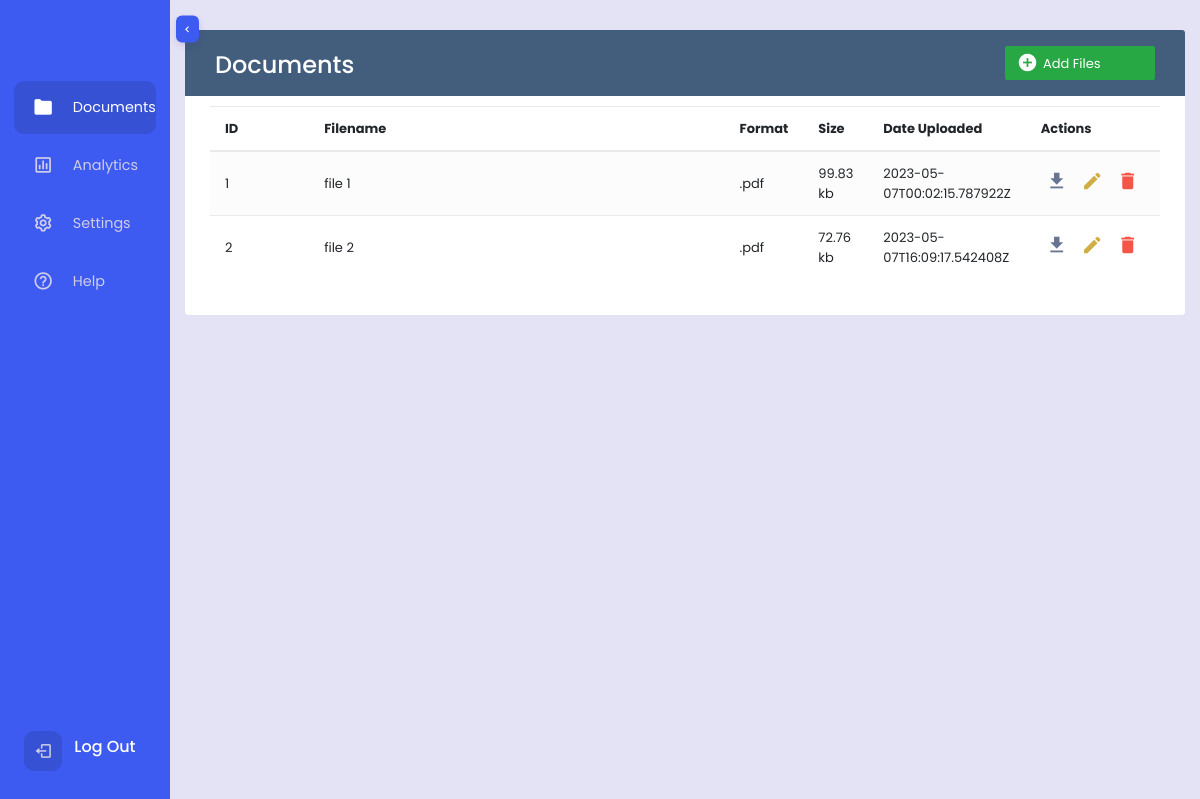
Page /dashboard/ (signed in) on the committed database.
### api/models.py (models this page shows)
class Document(models.Model):
    user_id = models.ForeignKey(
        settings.AUTH_USER_MODEL, related_name="document",
        on_delete=models.CASCADE,
        null=False,
        blank=False)
    url = models.CharField(
        max_length=255,
        null=True,
        blank=True
    )
    file_name = models.CharField(
        max_length=255,
        null=True,
        blank=True
    )
    file_size = models.PositiveIntegerField(
        null=True,
        blank=True
    )
    file_type = models.CharField(
        max_length=50
    )
    file_path = models.FileField(
        upload_to='documents/'
    )
    created_at = models.DateTimeField(
        auto_now_add=True,
        editable=False,
    )
    updated_at = models.DateTimeField(
        auto_now=True,
    )
    topic = models.CharField(
        max_length=255
    )
    summary = models.TextField()

### api/views.py (the view, shortened to what this page needs)
# urls.py: path('dashboard/', DocumentsView.as_view(), name='home'),
class DocumentsView(APIView):
    permission_classes = [IsAuthenticated]
    def get(self, request):
        documents = Document.objects.filter(user_id=request.user)
        payload = DocumentSerializer(documents, many=True).data
        return render(request, 'upload.html', context={'files': payload})

### api/serializers.py (called while the page is built)
    def get_file_size(self, obj):
        x = obj.file_size
        y = 512000
        if x < y:
            value = round(x/1000, 2)
            ext = ' kb'
        elif x < y*1000:
            value = round(x/1000000, 2)
            ext = ' Mb'
        else:
            value = round(x/1000000000, 2)
            ext = ' Gb'
        return str(value)+ext

### authentication/midleware.py (called while the page is built)
    def __call__(self, request):
        current_time = datetime.now()
        if request.user.is_authenticated:
            last_activity = request.session.get('last_activity')
            if last_activity:
                last_activity_time = datetime.strptime(last_activity, '%Y-%m-%d %H:%M:%S.%f')
                idle_time = current_time - last_activity_time
                if idle_time > timedelta(seconds=settings.SESSION_COOKIE_AGE):
                    logout(request)
        request.session['last_activity'] = str(current_time)
        response = self.get_response(request)
        return response

### templates/upload.html (shortened to what this page needs)
{% extends 'navbar.html' %}
{% load static %}
{% block content %}
<!DOCTYPE html>
<html>
<head>
    <link rel="stylesheet" href="https://stackpath.bootstrapcdn.com/bootstrap/4.5.0/css/bootstrap.min.css">
    <link rel="stylesheet" href="https://maxcdn.bootstrapcdn.com/font-awesome/4.7.0/css/font-awesome.min.css">
    <link rel="stylesheet" href="{% static 'css/docs.css' %}">
    <link rel="stylesheet" href="{% static 'css/upload.css' %}">
    <link rel="stylesheet" href="{% static 'css/navbar.css' %}">
</head>
<body>
    <div class="container">
        <div class="table-responsive">
            <div class="table-wrapper">
                <div class="table-title">
                    <div class="row">
                        <div class="col-sm-4">
                            <h2>Documents</b></h2>
                        </div>
                        <div class="col-sm-8">
                            <form id='form' method='POST' action="" enctype="multipart/form-data">
                                <div class="btn btn-success" onclick="document.querySelector('input[name=\'files\']').click();">
                                    <i class="material-icons">&#xE147;</i>
                                    <span>Add Files</span>
                                </div>
                            </form>
                        </div>
                    </div>
                </div>
                <table class="table table-striped table-hover">
                    <thead>
                        <tr>
                            <th>ID</th>
                            <th class="filename">Filename</th>
                            <th>Format</th>
                            <th>Size</th>
                            <th>Date Uploaded</th>
                            <th>Actions</th>
                        </tr>
                    </thead>
                    <tbody>
                        {% for file in files %}
                        <tr>
                            <td>{{forloop.counter}}</td>
                            <td>{{file.file_name}}</td>
                            <td>{{file.file_type}}</td>
                            <td>{{file.file_size}}</td>
                            <td>{{file.created_at}}</td>
                            <td>
                                <a href="#delete_file{{forloop.counter}}" class="download" data-toggle="modal"><i class="material-icons" data-toggle="tooltip" title="Download">&#xf090;</i></a>
                                <a href="#edit_file{{forloop.counter}}" class="edit" data-toggle="modal"><i class="material-icons" data-toggle="tooltip" title="Edit">&#xe3c9;</i></a>
                                <a href="#delete_file{{forloop.counter}}" class="delete" data-toggle="modal"><i class="material-icons" data-toggle="tooltip" title="Delete">&#xe872;</i></a>
                            </td>
                        </tr>
                        {% endfor %}
                    </tbody>
                </table>
            </div>
        </div>
    </div>
</body>
</html>
{% endblock %}

### statics/css/navbar.css (style rules this page uses)
*, *::before, *::after { padding: 0; margin: 0; box-sizing: border-box; text-decoration: none !important; }
:root { --main-color: #3d5af1; --main-color-dark: #3651d4; --main-color-light: #5872f5; --text-color: #cfcde7; }
body { font-family: "Poppins", sans-serif; overflow-x: hidden; background-color: #e4e2f5; min-height: 100vh; display: flex; position: relative; }
a { text-decoration: none; }

### statics/css/docs.css (style rules this page uses)
body { color: #566787; background: #f5f5f5; font-family: 'Varela Round', sans-serif; font-size: 13px; }
.table-responsive { margin: 30px 0; }
.table-wrapper { background: #fff; padding: 20px 25px; border-radius: 3px; min-width: 1000px; box-shadow: 0 1px 1px rgba(0,0,0,.05); }
.table-title { padding-bottom: 15px; background: #435d7d; color: #fff; padding: 16px 30px; min-width: 100%; margin: -20px -25px 10px; border-radius: 3px 3px 0 0; }
.table-title h2 { margin: 5px 0 0; font-size: 24px; }
.table-title .btn { color: #fff; float: right; font-size: 13px; border: none; min-width: 50px; max-width: 150px; border-radius: 2px; border: none; outline: none !important; }
.table-title .btn i { float: left; font-size: 21px; margin-right: 5px; }
.table-title .btn span { float: left; margin-top: 2px; }
table.table tr th, table.table tr td { border-color: #e9e9e9; padding: 12px 15px; vertical-align: middle; }
table.table tr th:first-child { width: 100px; }
table.table tr th.filename { width: 420px; }
table.table tr th:last-child { width: 135px; }
table.table-striped tbody tr:nth-of-type(odd) { background-color: #fcfcfc; }
table.table td:last-child i { opacity: 0.9; font-size: 22px; margin: 0 5px; }
table.table td a { font-weight: bold; color: #566787; display: inline-block; text-decoration: none; outline: none !important; }
table.table td a.edit { color: #cca634; }
table.table td a.delete { color: #F44336; }
table.table td i { font-size: 19px; }

### statics/css/upload.css (style rules this page uses)
.btn { width: 30%; margin: auto; }

### rows in the picture
Document: file_name "file 1", file_type ".pdf"
Document: file_name "file 2", file_type ".pdf"

### other values in the picture
{{ file.file_size }} "99.83 kb" "72.76 kb"
{{ file.created_at }} "2023-05-07T00:02:15.787922Z" "2023-05-07T16:09:17.542408Z"
